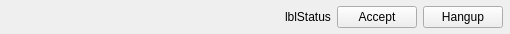
<?xml version="1.0" encoding="UTF-8"?>
<ui version="4.0">
 <class>RCallControl</class>
 <widget class="QWidget" name="RCallControl">
  <property name="geometry">
   <rect>
    <x>0</x>
    <y>0</y>
    <width>510</width>
    <height>34</height>
   </rect>
  </property>
  <layout class="QHBoxLayout" name="horizontalLayout">
   <property name="leftMargin">
    <number>7</number>
   </property>
   <property name="topMargin">
    <number>3</number>
   </property>
   <property name="rightMargin">
    <number>7</number>
   </property>
   <property name="bottomMargin">
    <number>3</number>
   </property>
   <item>
    <widget class="AVControl" name="wgtAVControl" native="true">
     <property name="minimumSize">
      <size>
       <width>140</width>
       <height>0</height>
      </size>
     </property>
    </widget>
   </item>
   <item>
    <spacer name="horizontalSpacer">
     <property name="orientation">
      <enum>Qt::Horizontal</enum>
     </property>
     <property name="sizeHint" stdset="0">
      <size>
       <width>86</width>
       <height>20</height>
      </size>
     </property>
    </spacer>
   </item>
   <item>
    <widget class="CustomLabel" name="lblStatus">
     <property name="text">
      <string notr="true">lblStatus</string>
     </property>
    </widget>
   </item>
   <item>
    <widget class="QPushButton" name="btnAccept">
     <property name="text">
      <string>Accept</string>
     </property>
    </widget>
   </item>
   <item>
    <widget class="QPushButton" name="btnHangup">
     <property name="text">
      <string>Hangup</string>
     </property>
    </widget>
   </item>
  </layout>
 </widget>
 <layoutdefault spacing="6" margin="11"/>
 <customwidgets>
  <customwidget>
   <class>CustomLabel</class>
   <extends>QLabel</extends>
   <header location="global">utils/customlabel.h</header>
  </customwidget>
  <customwidget>
   <class>AVControl</class>
   <extends>QWidget</extends>
   <header>avcontrol.h</header>
   <container>1</container>
  </customwidget>
 </customwidgets>
 <resources/>
 <connections/>
</ui>
